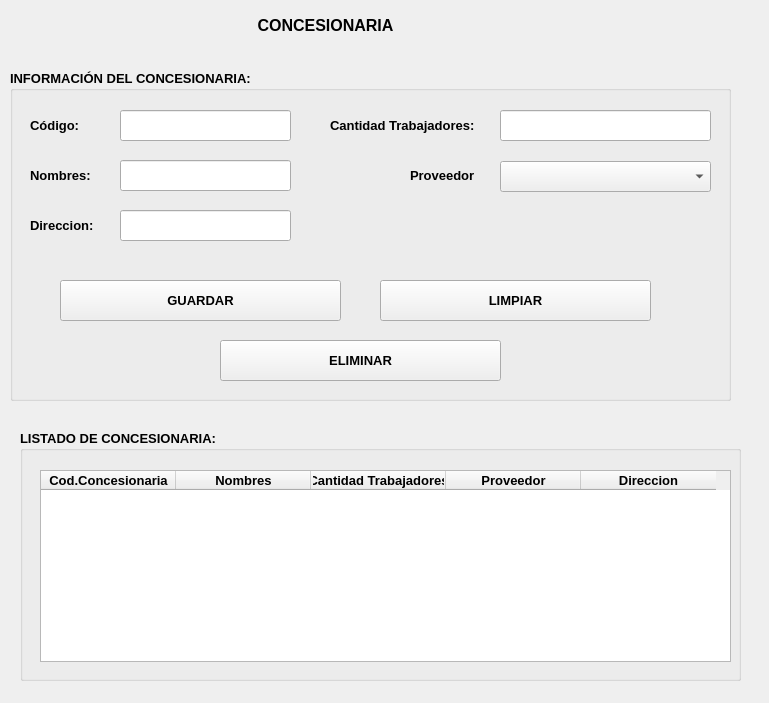
<?xml version="1.0" encoding="UTF-8"?>
<ui version="4.0">
 <class>MainWindow</class>
 <widget class="QMainWindow" name="MainWindow">
  <property name="geometry">
   <rect>
    <x>0</x>
    <y>0</y>
    <width>769</width>
    <height>703</height>
   </rect>
  </property>
  <property name="windowTitle">
   <string>MainWindow</string>
  </property>
  <widget class="QWidget" name="centralwidget">
   <widget class="QGroupBox" name="groupBox">
    <property name="geometry">
     <rect>
      <x>10</x>
      <y>70</y>
      <width>721</width>
      <height>331</height>
     </rect>
    </property>
    <property name="font">
     <font>
      <pointsize>10</pointsize>
      <weight>75</weight>
      <bold>true</bold>
     </font>
    </property>
    <property name="title">
     <string>INFORMACIÓN DEL CONCESIONARIA:</string>
    </property>
    <widget class="QLabel" name="label_2">
     <property name="geometry">
      <rect>
       <x>20</x>
       <y>40</y>
       <width>81</width>
       <height>31</height>
      </rect>
     </property>
     <property name="text">
      <string>Código:</string>
     </property>
    </widget>
    <widget class="QLabel" name="label_3">
     <property name="geometry">
      <rect>
       <x>20</x>
       <y>90</y>
       <width>71</width>
       <height>31</height>
      </rect>
     </property>
     <property name="text">
      <string>Nombres:</string>
     </property>
    </widget>
    <widget class="QLabel" name="label_5">
     <property name="geometry">
      <rect>
       <x>400</x>
       <y>90</y>
       <width>71</width>
       <height>31</height>
      </rect>
     </property>
     <property name="text">
      <string>Proveedor</string>
     </property>
    </widget>
    <widget class="QPushButton" name="btnguardar">
     <property name="geometry">
      <rect>
       <x>50</x>
       <y>210</y>
       <width>281</width>
       <height>41</height>
      </rect>
     </property>
     <property name="text">
      <string>GUARDAR</string>
     </property>
    </widget>
    <widget class="QPushButton" name="btnlimpiar">
     <property name="geometry">
      <rect>
       <x>370</x>
       <y>210</y>
       <width>271</width>
       <height>41</height>
      </rect>
     </property>
     <property name="text">
      <string>LIMPIAR</string>
     </property>
    </widget>
    <widget class="QLineEdit" name="txtCodigo">
     <property name="geometry">
      <rect>
       <x>110</x>
       <y>40</y>
       <width>171</width>
       <height>31</height>
      </rect>
     </property>
    </widget>
    <widget class="QLineEdit" name="txtNombre">
     <property name="geometry">
      <rect>
       <x>110</x>
       <y>90</y>
       <width>171</width>
       <height>31</height>
      </rect>
     </property>
    </widget>
    <widget class="QLabel" name="label_4">
     <property name="geometry">
      <rect>
       <x>20</x>
       <y>140</y>
       <width>71</width>
       <height>31</height>
      </rect>
     </property>
     <property name="text">
      <string>Direccion:</string>
     </property>
    </widget>
    <widget class="QLineEdit" name="txtDireccion">
     <property name="geometry">
      <rect>
       <x>110</x>
       <y>140</y>
       <width>171</width>
       <height>31</height>
      </rect>
     </property>
    </widget>
    <widget class="QLabel" name="label_7">
     <property name="geometry">
      <rect>
       <x>320</x>
       <y>40</y>
       <width>161</width>
       <height>31</height>
      </rect>
     </property>
     <property name="text">
      <string>Cantidad Trabajadores:</string>
     </property>
    </widget>
    <widget class="QLineEdit" name="txtCanTrabaja">
     <property name="geometry">
      <rect>
       <x>490</x>
       <y>40</y>
       <width>211</width>
       <height>31</height>
      </rect>
     </property>
    </widget>
    <widget class="QComboBox" name="cboProveedor">
     <property name="geometry">
      <rect>
       <x>490</x>
       <y>91</y>
       <width>211</width>
       <height>31</height>
      </rect>
     </property>
    </widget>
    <widget class="QPushButton" name="btnEliminar">
     <property name="geometry">
      <rect>
       <x>210</x>
       <y>270</y>
       <width>281</width>
       <height>41</height>
      </rect>
     </property>
     <property name="text">
      <string>ELIMINAR</string>
     </property>
    </widget>
   </widget>
   <widget class="QLabel" name="label">
    <property name="geometry">
     <rect>
      <x>10</x>
      <y>10</y>
      <width>631</width>
      <height>31</height>
     </rect>
    </property>
    <property name="font">
     <font>
      <pointsize>12</pointsize>
      <weight>75</weight>
      <bold>true</bold>
     </font>
    </property>
    <property name="text">
     <string>CONCESIONARIA</string>
    </property>
    <property name="alignment">
     <set>Qt::AlignCenter</set>
    </property>
   </widget>
   <widget class="QGroupBox" name="groupBox_2">
    <property name="geometry">
     <rect>
      <x>20</x>
      <y>430</y>
      <width>721</width>
      <height>251</height>
     </rect>
    </property>
    <property name="sizePolicy">
     <sizepolicy hsizetype="Preferred" vsizetype="MinimumExpanding">
      <horstretch>0</horstretch>
      <verstretch>0</verstretch>
     </sizepolicy>
    </property>
    <property name="font">
     <font>
      <pointsize>10</pointsize>
      <weight>75</weight>
      <bold>true</bold>
     </font>
    </property>
    <property name="title">
     <string>LISTADO DE CONCESIONARIA:</string>
    </property>
    <widget class="QTableWidget" name="tblConcesionarias">
     <property name="geometry">
      <rect>
       <x>20</x>
       <y>40</y>
       <width>691</width>
       <height>192</height>
      </rect>
     </property>
     <property name="maximumSize">
      <size>
       <width>691</width>
       <height>16777215</height>
      </size>
     </property>
     <attribute name="horizontalHeaderDefaultSectionSize">
      <number>135</number>
     </attribute>
     <column>
      <property name="text">
       <string>Cod.Concesionaria</string>
      </property>
     </column>
     <column>
      <property name="text">
       <string>Nombres</string>
      </property>
     </column>
     <column>
      <property name="text">
       <string>Cantidad Trabajadores</string>
      </property>
     </column>
     <column>
      <property name="text">
       <string>Proveedor</string>
      </property>
     </column>
     <column>
      <property name="text">
       <string>Direccion</string>
      </property>
     </column>
    </widget>
   </widget>
  </widget>
 </widget>
 <resources/>
 <connections/>
</ui>
